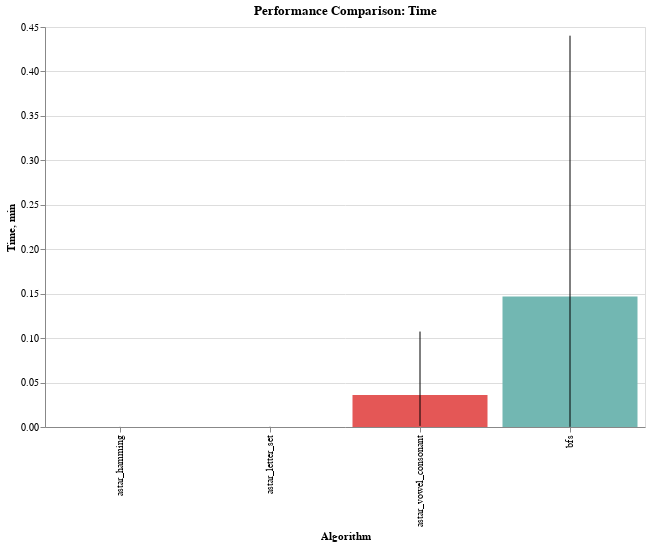
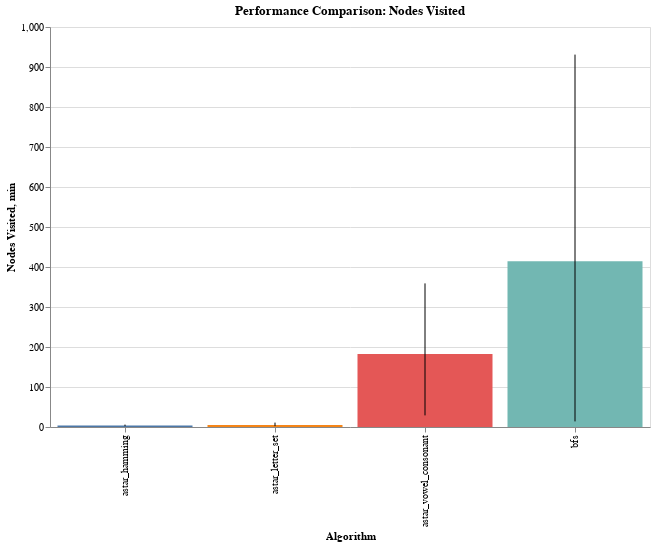
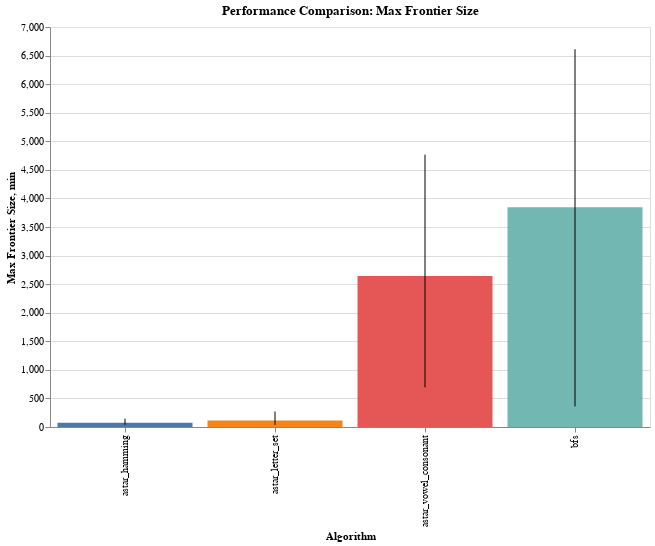
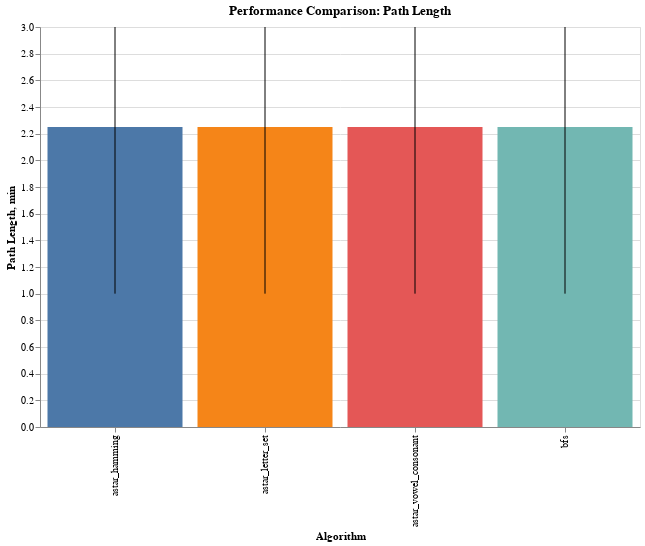

Notebook code for these charts, in order:
### Markdown cell above
## Run Simulations

### Code cell
# Run a full analysis with all charts
results = analyze_word_ladder_performance(
    num_simulations=3,  # Keep it small for quick testing
    word_lengths=[3],   # Test only 3-letter words for faster execution
    algorithms=['bfs', 'astar']  # Test basic algorithms
)

### Figure 1 — Vega-Lite specification as saved in the notebook (floating-point values rounded to 4 significant figures)
{"config": {"view": {"continuousWidth": 300, "continuousHeight": 300}}, "layer": [{"mark": {"type": "bar"}, "encoding": {"color": {"field": "algorithm", "legend": null, "type": "nominal"}, "x": {"field": "algorithm", "sort": null, "title": "Algorithm", "type": "nominal"}, "y": {"field": "mean", "title": "Time", "type": "quantitative"}}}, {"mark": {"type": "errorbar"}, "encoding": {"x": {"field": "algorithm", "type": "nominal"}, "y": {"field": "min", "type": "quantitative"}, "y2": {"field": "max"}}}], "data": {"name": "data-756a0e4eeb39bcc53c8ab94869cf72ed"}, "height": 400, "title": "Performance Comparison: Time", "width": 600, "$schema": "https://vega.github.io/schema/vega-lite/v5.20.1.json", "datasets": {"data-756a0e4eeb39bcc53c8ab94869cf72ed": [{"algorithm": "astar_hamming", "mean": 7.564e-05, "median": 5.579e-05, "std": 5.692e-05, "min": 3.195e-05, "max": 0.000159}, {"algorithm": "astar_letter_set", "mean": 0.0001015, "median": 5.639e-05, "std": 0.00011, "min": 2.813e-05, "max": 0.0002651}, {"algorithm": "astar_vowel_consonant", "mean": 0.03614, "median": 0.01796, "std": 0.04961, "min": 0.001255, "max": 0.1074}, {"algorithm": "bfs", "mean": 0.1468, "median": 0.07348, "std": 0.2059, "min": 0.0001719, "max": 0.4402}]}}

### Figure 2 — Vega-Lite specification as saved in the notebook (floating-point values rounded to 4 significant figures)
{"config": {"view": {"continuousWidth": 300, "continuousHeight": 300}}, "layer": [{"mark": {"type": "bar"}, "encoding": {"color": {"field": "algorithm", "legend": null, "type": "nominal"}, "x": {"field": "algorithm", "sort": null, "title": "Algorithm", "type": "nominal"}, "y": {"field": "mean", "title": "Nodes Visited", "type": "quantitative"}}}, {"mark": {"type": "errorbar"}, "encoding": {"x": {"field": "algorithm", "type": "nominal"}, "y": {"field": "min", "type": "quantitative"}, "y2": {"field": "max"}}}], "data": {"name": "data-84d079d34dd6a126d202d949134d017d"}, "height": 400, "title": "Performance Comparison: Nodes Visited", "width": 600, "$schema": "https://vega.github.io/schema/vega-lite/v5.20.1.json", "datasets": {"data-84d079d34dd6a126d202d949134d017d": [{"algorithm": "astar_hamming", "mean": 3.75, "median": 3.5, "std": 1.708, "min": 2, "max": 6}, {"algorithm": "astar_letter_set", "mean": 5.25, "median": 4.0, "std": 3.948, "min": 2, "max": 11}, {"algorithm": "astar_vowel_consonant", "mean": 182.5, "median": 171.0, "std": 161.6, "min": 29, "max": 359}, {"algorithm": "bfs", "mean": 414.5, "median": 356.5, "std": 418.7, "min": 14, "max": 931}]}}

### Figure 3 — Vega-Lite specification as saved in the notebook (floating-point values rounded to 4 significant figures)
{"config": {"view": {"continuousWidth": 300, "continuousHeight": 300}}, "layer": [{"mark": {"type": "bar"}, "encoding": {"color": {"field": "algorithm", "legend": null, "type": "nominal"}, "x": {"field": "algorithm", "sort": null, "title": "Algorithm", "type": "nominal"}, "y": {"field": "mean", "title": "Max Frontier Size", "type": "quantitative"}}}, {"mark": {"type": "errorbar"}, "encoding": {"x": {"field": "algorithm", "type": "nominal"}, "y": {"field": "min", "type": "quantitative"}, "y2": {"field": "max"}}}], "data": {"name": "data-2033edff9c663a38b2425d82e66d33bc"}, "height": 400, "title": "Performance Comparison: Max Frontier Size", "width": 600, "$schema": "https://vega.github.io/schema/vega-lite/v5.20.1.json", "datasets": {"data-2033edff9c663a38b2425d82e66d33bc": [{"algorithm": "astar_hamming", "mean": 73.75, "median": 56.0, "std": 48.26, "min": 38, "max": 145}, {"algorithm": "astar_letter_set", "mean": 111.8, "median": 69.5, "std": 107.0, "min": 38, "max": 270}, {"algorithm": "astar_vowel_consonant", "mean": 2641.0, "median": 2551.0, "std": 1985.0, "min": 695, "max": 4766}, {"algorithm": "bfs", "mean": 3844.0, "median": 4202.0, "std": 2996.0, "min": 359, "max": 6611}]}}

### Figure 4 — Vega-Lite specification as saved in the notebook (floating-point values rounded to 4 significant figures)
{"config": {"view": {"continuousWidth": 300, "continuousHeight": 300}}, "layer": [{"mark": {"type": "bar"}, "encoding": {"color": {"field": "algorithm", "legend": null, "type": "nominal"}, "x": {"field": "algorithm", "sort": null, "title": "Algorithm", "type": "nominal"}, "y": {"field": "mean", "title": "Path Length", "type": "quantitative"}}}, {"mark": {"type": "errorbar"}, "encoding": {"x": {"field": "algorithm", "type": "nominal"}, "y": {"field": "min", "type": "quantitative"}, "y2": {"field": "max"}}}], "data": {"name": "data-d0d15b2df5f972d23186c6a4662c1973"}, "height": 400, "title": "Performance Comparison: Path Length", "width": 600, "$schema": "https://vega.github.io/schema/vega-lite/v5.20.1.json", "datasets": {"data-d0d15b2df5f972d23186c6a4662c1973": [{"algorithm": "astar_hamming", "mean": 2.25, "median": 2.5, "std": 0.9574, "min": 1, "max": 3}, {"algorithm": "astar_letter_set", "mean": 2.25, "median": 2.5, "std": 0.9574, "min": 1, "max": 3}, {"algorithm": "astar_vowel_consonant", "mean": 2.25, "median": 2.5, "std": 0.9574, "min": 1, "max": 3}, {"algorithm": "bfs", "mean": 2.25, "median": 2.5, "std": 0.9574, "min": 1, "max": 3}]}}
